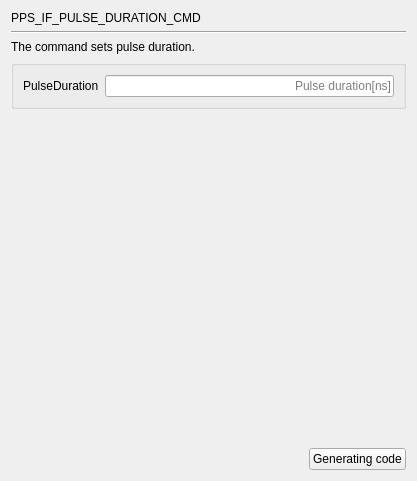
     <widget class="QWidget" name="page_PPS_IF_PULSE_DURATION_CMD">
      <layout class="QGridLayout" name="gridLayout_49">
       <item row="0" column="0" colspan="2">
        <widget class="QLabel" name="label_101">
         <property name="text">
          <string>PPS_IF_PULSE_DURATION_CMD</string>
         </property>
        </widget>
       </item>
       <item row="1" column="0" colspan="2">
        <widget class="Line" name="line_28">
         <property name="orientation">
          <enum>Qt::Horizontal</enum>
         </property>
        </widget>
       </item>
       <item row="2" column="0" colspan="2">
        <widget class="QLabel" name="label_102">
         <property name="text">
          <string>The command sets pulse duration.</string>
         </property>
        </widget>
       </item>
       <item row="3" column="0" colspan="2">
        <widget class="QGroupBox" name="groupBox_20">
         <property name="title">
          <string/>
         </property>
         <layout class="QGridLayout" name="gridLayout_48">
          <item row="0" column="0">
           <widget class="QLabel" name="label_113">
            <property name="text">
             <string>PulseDuration</string>
            </property>
           </widget>
          </item>
          <item row="0" column="1">
           <widget class="QLineEdit" name="lineEdit_DURATION_PulseDuration">
            <property name="alignment">
             <set>Qt::AlignRight|Qt::AlignTrailing|Qt::AlignVCenter</set>
            </property>
            <property name="placeholderText">
             <string>Pulse duration[ns]</string>
            </property>
           </widget>
          </item>
         </layout>
        </widget>
       </item>
       <item row="4" column="1">
        <spacer name="verticalSpacer_28">
         <property name="orientation">
          <enum>Qt::Vertical</enum>
         </property>
         <property name="sizeHint" stdset="0">
          <size>
           <width>20</width>
           <height>333</height>
          </size>
         </property>
        </spacer>
       </item>
       <item row="5" column="0">
        <spacer name="horizontalSpacer_28">
         <property name="orientation">
          <enum>Qt::Horizontal</enum>
         </property>
         <property name="sizeHint" stdset="0">
          <size>
           <width>292</width>
           <height>20</height>
          </size>
         </property>
        </spacer>
       </item>
       <item row="5" column="1">
        <widget class="QPushButton" name="GC_PPS_IF_PULSE_DURATION_CMD">
         <property name="layoutDirection">
          <enum>Qt::LeftToRight</enum>
         </property>
         <property name="text">
          <string>Generating code</string>
         </property>
        </widget>
       </item>
      </layout>
     </widget>
